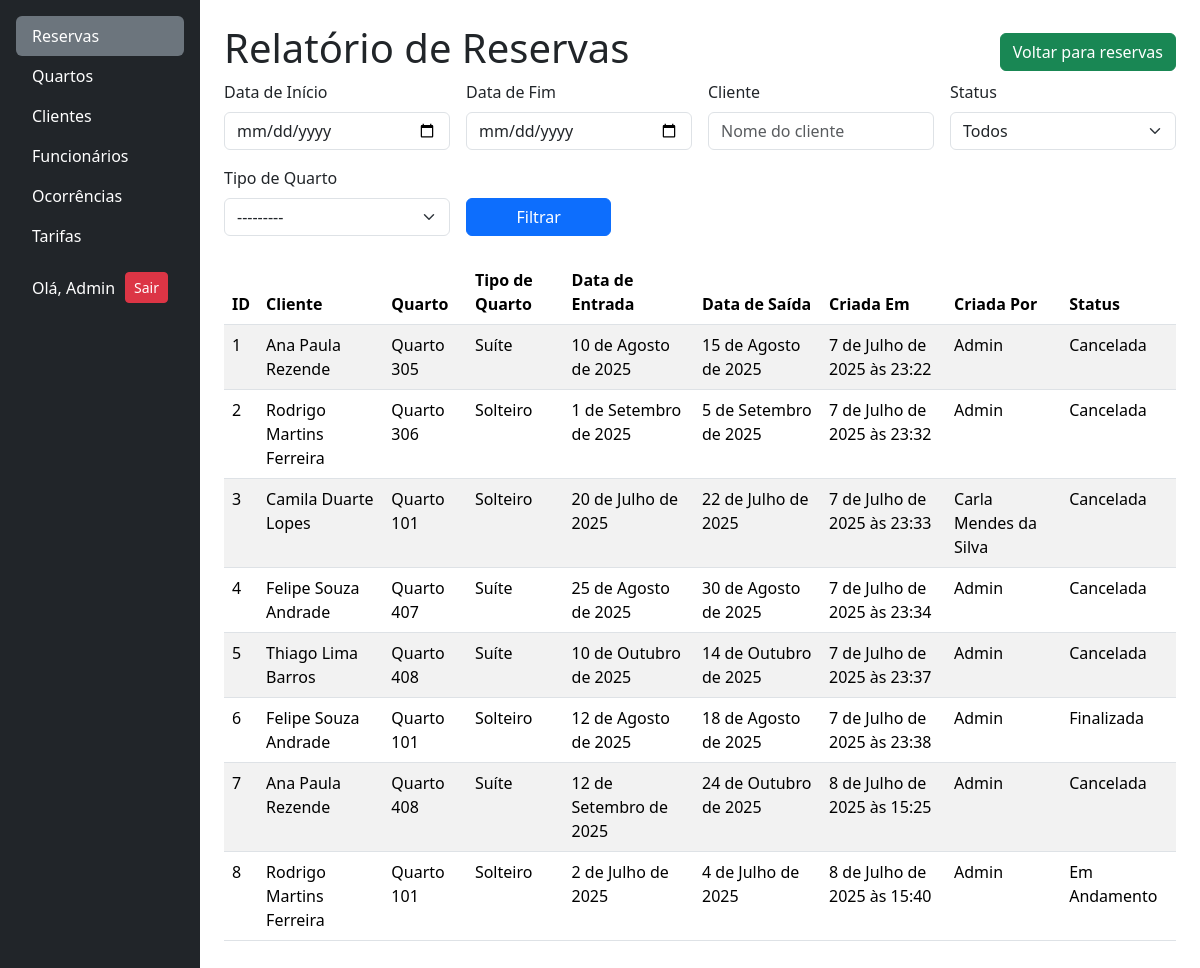
Before: /relatorio/ (signed in) with the older database file.
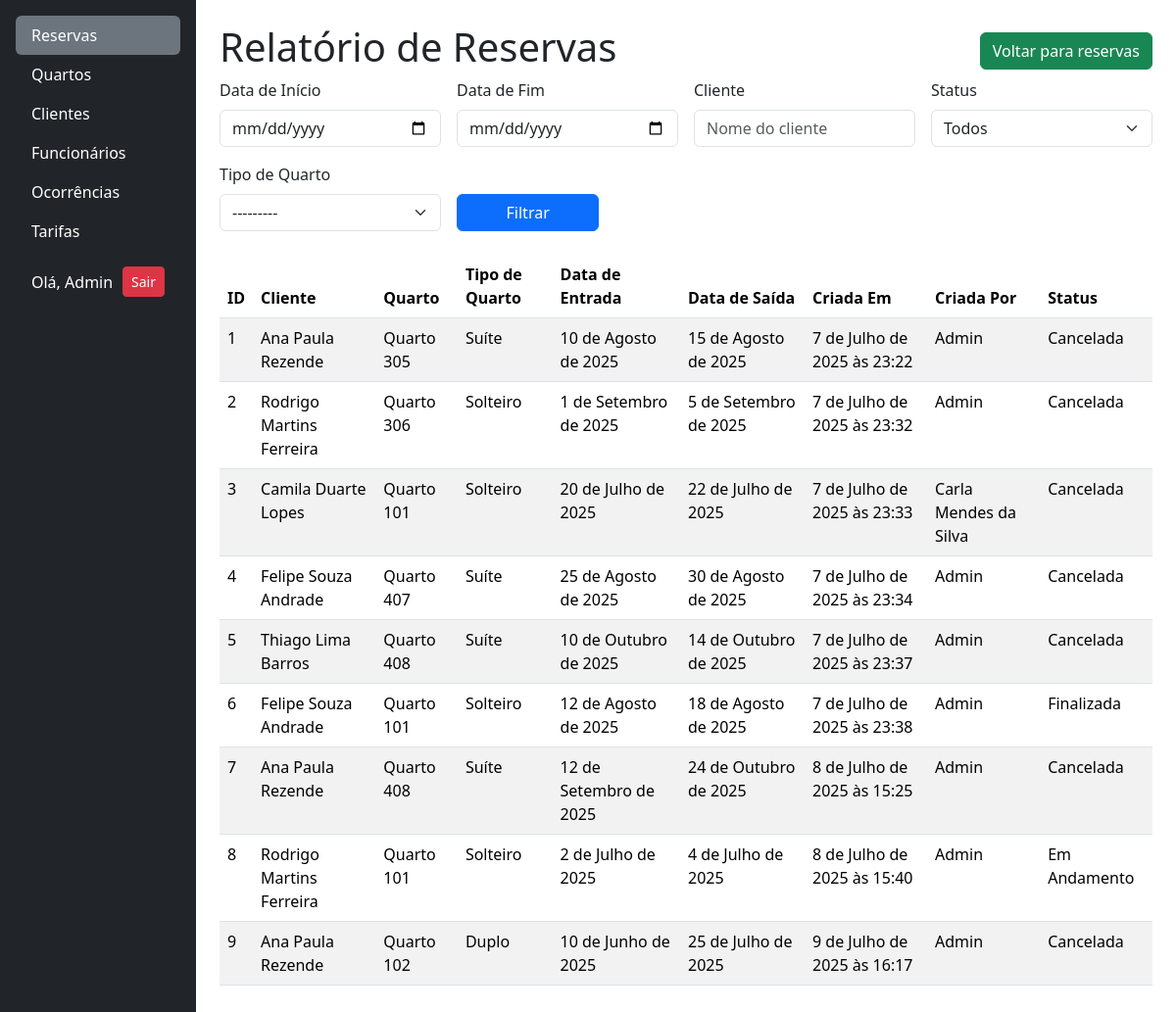
After: the same page with the newer database file.
### reservas/models.py (models this page shows, shortened)
class Reserva(models.Model):
    data_entrada = models.DateField()
    data_saida = models.DateField()
    cliente = models.ForeignKey(Cliente, on_delete=models.RESTRICT)
    funcionario = models.ForeignKey(User, on_delete=models.RESTRICT)
    quarto = models.ForeignKey(Quarto, on_delete=models.RESTRICT)
    criada_em = models.DateTimeField(auto_now_add=True)
    status = models.CharField(
        max_length=20,
        choices=STATUS_RESERVA_CHOICES,
        default='criada',
    )

### clientes/models.py (models this page shows, shortened)
class Cliente(models.Model):
    nome = models.CharField(max_length=50, blank=False)
    email = models.EmailField(max_length=254, blank=False)
    telefone = models.CharField(max_length=11, blank=False)
    cpf = models.CharField(max_length=11, unique=True, blank=False)
    endereco = models.CharField(
        max_length=50, blank=False, verbose_name="Endereço")
    cep = models.CharField(max_length=8, blank=False)
    ativo = models.BooleanField(default=True)

### quartos/models.py (models this page shows, shortened)
class Quarto(models.Model):
    numero = models.IntegerField(
        unique=True,
        verbose_name="Número do Quarto"
    )
    andar = models.IntegerField(
        verbose_name="Andar do Quarto"
    )
    descricao = models.TextField(
        blank=True,
        null=True,
        verbose_name="Descrição do Quarto"
    )
    status = models.CharField(
        choices=QUARTO_STATUS_CHOICES,
        max_length=25,
        blank=False,
        verbose_name="Status Atual"
    )
    tipo = models.ForeignKey(
        TipoQuarto,
        on_delete=models.RESTRICT,
        verbose_name="Tipo de Quarto"
    )
    foto = StdImageField(
        upload_to='fotos/quartos',
        variations={'thumb': (150, 150), 'medium': (
            300, 300), 'large': (600, 400)},
        blank=True,
        null=True
    )
    def __str__(self):
        return f"Quarto {self.numero}"

class TipoQuarto(models.Model):
    nome = models.CharField(max_length=100, unique=True, blank=False)
    descricao = models.TextField(max_length=400, blank=True, null=True)
    capacidade = models.IntegerField(verbose_name="Capacidade", blank=False)
    def __str__(self):
        return f"{self.nome}"

### reservas/views.py (the view)
# urls.py: path('relatorio/', views.gerar_relatorio_reservas, name='relatorio_reservas'),
@login_required
def gerar_relatorio_reservas(request):
    form = RelatorioReservas(request.GET or None)
    reservas = Reserva.objects.select_related(
        'cliente', 'quarto', 'funcionario').all()
    if form.is_valid():
        data_inicio = form.cleaned_data.get('data_inicio')
        data_fim = form.cleaned_data.get('data_fim')
        cliente = form.cleaned_data.get('cliente')
        status = form.cleaned_data.get('status')
        quarto = form.cleaned_data.get('quarto')
        if data_inicio:
            reservas = reservas.filter(data_entrada__gte=data_inicio)
        if data_fim:
            reservas = reservas.filter(data_saida__lte=data_fim)
        if cliente:
            reservas = reservas.filter(cliente__nome__icontains=cliente)
        if status:
            reservas = reservas.filter(status=status)
        if quarto:
            reservas = reservas.filter(quarto__tipo__nome__icontains=quarto)
    else:
        messages.error(request, form.errors.as_text())
    for reserva in reservas:
        reserva.nome_status = STATUS_MAP.get(
            reserva.status, 'Desconhecido')
    context = {
        'form': form,
        'reservas': reservas,
    }
    return render(request, 'reservas/relatorio_reservas.html', context)

### reservas/forms.py
class RelatorioReservas(forms.Form):
    data_inicio = forms.DateField(
        required=False,
        label="Data de Início",
        widget=forms.DateInput(attrs={
            'type': 'date',
            'class': 'form-control'
        }),
        input_formats=['%Y-%m-%d']
    )
    data_fim = forms.DateField(
        required=False,
        label="Data de Fim",
        widget=forms.DateInput(attrs={
            'type': 'date',
            'class': 'form-control'
        }),
        input_formats=['%Y-%m-%d']
    )
    cliente = forms.CharField(
        required=False,
        label="Cliente",
        widget=forms.TextInput(attrs={
            'class': 'form-control',
            'placeholder': 'Nome do cliente'
        })
    )
    status = forms.ChoiceField(
        required=False,
        label="Status",
        choices=[('', 'Todos')] + STATUS_RESERVA_CHOICES,
        widget=forms.Select(attrs={'class': 'form-select'})
    )
    quarto = forms.ModelChoiceField(
        required=False,
        label="Tipo de Quarto",
        queryset=TipoQuarto.objects.all(),
        widget=forms.Select(attrs={
            'class': 'form-select'
        })
    )

### reservas/templates/reservas/relatorio_reservas.html
{% extends 'base.html' %}
{% block content %}
<div class="d-flex flex-wrap align-items-center gap-2 justify-content-between">
    <h1>Relatório de Reservas</h1>
    <a href="{% url 'reservas:reservas' %}" class="btn btn-success">Voltar para reservas</a>
</div>
<form method="get" action="" class="mb-4">
    <div class="row g-3">
        <div class="col-md-3">
            <label for="{{ form.data_inicio.id_for_label }}" class="form-label">{{ form.data_inicio.label }}</label>
            {{ form.data_inicio }}
        </div>
        <div class="col-md-3">
            <label for="{{ form.data_fim.id_for_label }}" class="form-label">{{ form.data_fim.label }}</label>
            {{ form.data_fim }}
        </div>
        <div class="col-md-3">
            <label for="{{ form.cliente.id_for_label }}" class="form-label">{{ form.cliente.label }}</label>
            {{ form.cliente }}
        </div>
        <div class="col-md-3">
            <label for="{{ form.status.id_for_label }}" class="form-label">{{ form.status.label }}</label>
            {{ form.status }}
        </div>
        <div class="col-md-3">
            <label for="{{ form.quarto.id_for_label }}" class="form-label">{{ form.quarto.label }}</label>
            {{ form.quarto }}
        </div>
        <div class="col-md-2">
            <label class="form-label d-block">&nbsp;</label>
            <button type="submit" class="btn btn-primary w-100">Filtrar</button>
        </div>
    </div>
</form>
<div class="table-responsive mt-4">
    <table class="table table-striped">
        <thead>
            <tr>
                <th>ID</th>
                <th>Cliente</th>
                <th>Quarto</th>
                <th>Tipo de Quarto</th>
                <th>Data de Entrada</th>
                <th>Data de Saída</th>
                <th>Criada Em</th>
                <th>Criada Por</th>
                <th>Status</th>
            </tr>
        </thead>
        <tbody>
            {% for reserva in reservas %}
            <tr>
                <td>{{ reserva.id }}</td>
                <td>{{ reserva.cliente.nome }}</td>
                <td>{{ reserva.quarto }}</td>
                <td>{{ reserva.quarto.tipo.nome }}</td>
                <td>{{ reserva.data_entrada }}</td>
                <td>{{ reserva.data_saida }}</td>
                <td>{{ reserva.criada_em }}</td>
                <td>{{ reserva.funcionario.first_name }}</td>
                <td>{{ reserva.nome_status }}</th>
            </tr>
            {% empty %}
            <tr>
                <td colspan="6" class="text-center">Nenhum registro de reserva encontrado.</td>
            </tr>
            {% endfor %}
        </tbody>
    </table>
</div>
{% endblock %}

### templates/base.html (shortened to what this page needs)
<!DOCTYPE html>
<html lang="en">
<head>
    <link href="https://cdn.jsdelivr.net/npm/bootstrap@5.3.6/dist/css/bootstrap.min.css" rel="stylesheet"
>
</head>
<body class="d-flex flex-column min-vh-100">
        <div class="container-fluid flex-grow-1">
        <div class="row h-100">
           {% include "partials/_menu.html" %}
            <main class="col-md-9 ms-sm-auto col-lg-10 px-md-4 pt-4 mb-4">
                {% block content %}
                {% endblock %}
            </main>
        </div>
    </div>
</body>
</html>

### templates/partials/_menu_itens.html
<ul class="nav nav-pills flex-column mb-auto">
    <li>
        <a href="{% url 'reservas:reservas' %}"
           class="nav-link text-white {% if request.resolver_match.app_name == 'reservas' %}active bg-secondary{% endif %}">
            Reservas
        </a>
    </li>
    {% if user.is_staff %}
    <li>
        <a href="{% url 'quartos' %}"
           class="nav-link text-white {% if '/quartos/' in request.path %}active bg-secondary{% endif %}">
            Quartos
        </a>
    </li>
    {% endif %}
    <li>
        <a href="{% url 'clientes' %}"
           class="nav-link text-white {% if '/clientes/' in request.path %}active bg-secondary{% endif %}">
            Clientes
        </a>
    </li>
    {% if user.is_staff %}
    <li>
        <a href="{% url 'funcionarios' %}"
           class="nav-link text-white {% if '/funcionarios/' in request.path %}active bg-secondary{% endif %}">
            Funcionários
        </a>
    </li>
    {% endif %}
    <li>
        <a href="{% url 'lista_ocorrencias' %}" class="nav-link text-white {% if '/ocorrencias/' in request.path %}active bg-secondary{% endif %}">
            Ocorrências
        </a>
    </li>
    {% if user.is_staff %}
    <li>
        {% if request.user.is_staff %}
        <a href="{% url 'lista_tarifas' %}" class="nav-link text-white {% if '/tarifas/' in request.path %}active bg-secondary{% endif %}">
            Tarifas
        </a>
        {% endif %}
    </li>
    {% endif %}
     {% if user.is_authenticated %}
        <li class="mt-3">
            <div class="d-flex align-items-center gap-2 px-3 text-white">
                <span>Olá, {{ user.first_name }}</span>
                <a href="{% url 'logout' %}" class="btn btn-danger btn-sm ms-auto">Sair</a>
                </div>
        </li>
    {% endif %}
</ul>

### templates/partials/_menu.html
<nav id="sidebarMenu"
     class="col-md-3 col-lg-2 d-none d-md-block bg-dark text-white collapse show h-100 p-3">
    {% include "partials/_menu_itens.html" %}
</nav>

### templates/base.html (style rules this page uses)
html, body { height: 100%; margin: 0; }

Changed rows visible on the page:
added Reserva: id "9", cliente.nome "Ana Paula Rezende", quarto "Quarto 102", quarto.tipo.nome "Duplo", data_entrada "10 de Junho de 2025", data_saida "25 de Julho de 2025", criada_em "9 de Julho de 2025 às 16:17", funcionario.first_name "Admin", nome_status "Cancelada"
